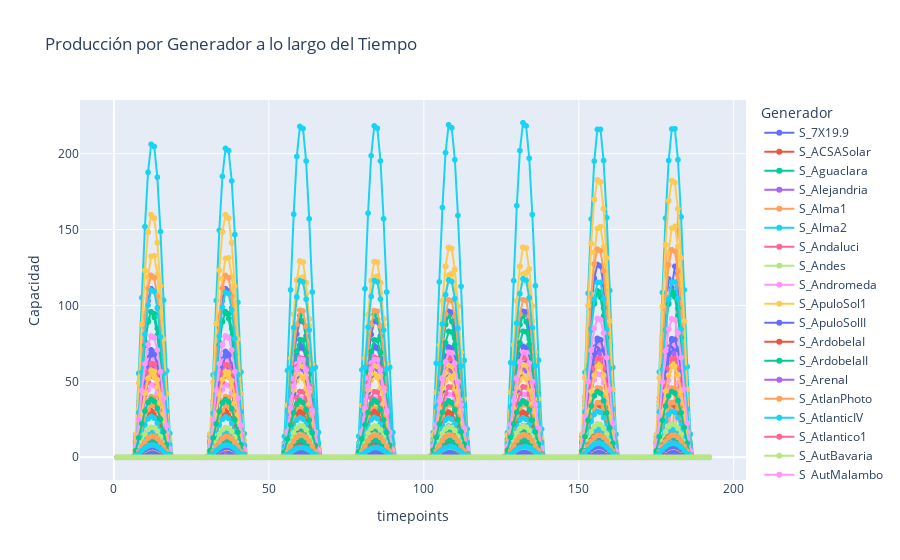

Notebook code for this chart:
### Code cell
import pandas as pd
import plotly.express as px

columns_to_plot = [col for col in dispatch_wide.columns if col.startswith('S_')]

# Pivotar el DataFrame para que sea adecuado para plotly express
df_melt = dispatch_wide.melt(id_vars=['timepoints'], value_vars=columns_to_plot, 
                  var_name='Generador', value_name='Capacidad')
df_melt.head()

# Utilizando plotly.express para crear el gráfico
fig = px.line(df_melt, x='timepoints', y='Capacidad', color='Generador', 
              title='Producción por Generador a lo largo del Tiempo', markers=True)

# Mostrar el gráfico
fig.show()
